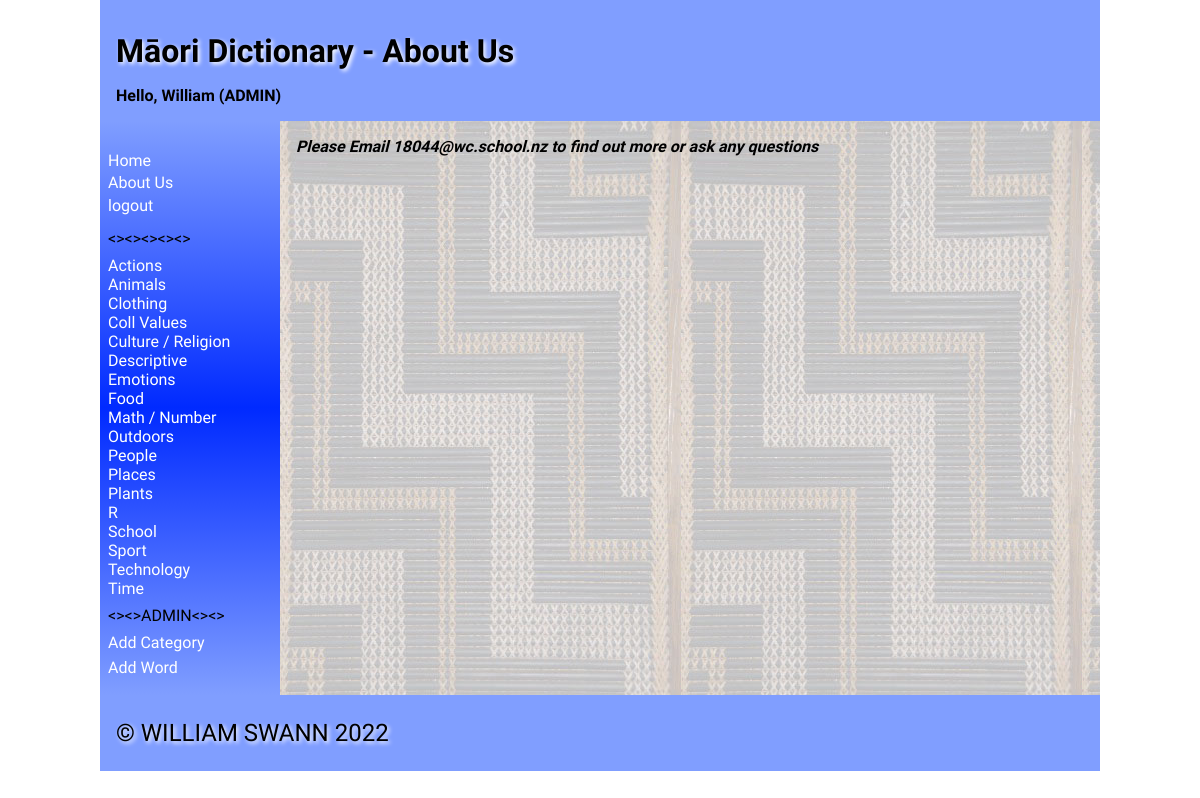
Screenshot of /contact (signed in) with the database file from the repository.
### tables this page shows
CREATE TABLE "catalist"
(
    catali  varchar(30),
    cata_id integer
        constraint catalist_pk
            primary key autoincrement
);

### app.py (the view)
@app.route('/contact')
def render_contact_page():
    cata_list = sidenav1()  # showing categories
    return render_template('contact.html', catagories=cata_list, logged_in=is_logged_in(), teacher=is_teacher())

### app.py (called while the page is built)
def create_connection(db_file):  # connect to the database
    try:
        connection = sqlite3.connect(db_file)
        return connection
    except Error as e:
        print(e)
    return None

def sidenav1():  # this function grabs all of the items from the product table and puts them into a list for the sidenav
    con = create_connection(DB_NAME)
    query = """SELECT cata_id, catali FROM catalist ORDER BY catali"""
    cur = con.cursor()
    cur.execute(query)
    cata_list = cur.fetchall()
    con.commit()
    con.close()
    return cata_list

def is_logged_in():  # checking session for email to determine if a user is logged in
    if session.get("email") is None:
        print("not logged in")
        return False
    else:
        print("logged in")
        return True

def is_teacher():  # checking session for email to determine if the user is a teacher
    if session.get("teacher") == "on":
        print("is Teacher")
        return True
    else:
        print("not Teacher")
        return False

### templates/contact.html (shortened to what this page needs)
{% extends 'base1.html' %}
{% block heading %} - About Us{% endblock %}
{% block main %}
<strong><em>Please Email 18044@wc.school.nz to find out more or ask any questions </em></strong>
{% endblock %}

### templates/base1.html (shortened to what this page needs)
<!doctype html>
<html lang="en">
<head>
	<link href="{{ url_for('static', filename='style.css') }}" rel="stylesheet">
</head>
<body>
	<div id="container">
		<header>
			<h1>Māori Dictionary{% block heading %}{% endblock %}</h1>
			{% if logged_in %}
			<strong>Hello, {{ session.firstname }}</strong>
			{% endif %}
			{% if teacher %}
			<strong>(ADMIN)</strong>
			{% endif %}
		</header>
		<nav>
			<ul>
                <li><a href="\">Home</a></li>
            <a href="/contact">About Us</a><li>
			{% if logged_in %}
			<a href="/logout">logout</a><li>
			{% else %}
            <a href="/login">login</a><li>
			{% endif %}
				<p><><><><><></p>
			{% for catalist in catagories %}
        <div>
            <a href="/catagories/{{ catalist[0] }}">{{ catalist[1] }}</a>
        </div>
    		{% endfor %}
			{% if logged_in and teacher %}
				<p><><>ADMIN<><></p>
			<a href="/addcategory">Add Category</a><li>
			<a href="/addword">Add Word</a><li>
			{%endif%}
			</ul>
		</nav>
		<main>
            {% block main%}{% endblock %}
        </main>
		<footer>
			<p>
				&copy; WILLIAM SWANN 2022
			</p>
		</footer>
	</div>
</body>
</html>

### static/style.css (style rules this page uses)
* { font-family: Comfortaa, sans-serif; margin: 0; padding: 0; box-sizing: border-box; }
#container { display: grid; grid-template-columns: 75px auto; grid-template-areas: 'nav header' 'main main' 'footer footer'; }
header { grid-area: header; background-color: #809eff; padding: 1rem; }
nav { grid-area: nav; }
main { grid-area: main; padding: 1rem; background-color: #edd; }
h1, h2, h3, h4 { padding: 1rem 0; font-family: 'Suez One', serif; color: #000; text-shadow: 2px 2px 4px #fff; }
p { padding: 0.5rem 0; }
a { color: #222; }
footer { grid-area: footer; padding: 1rem; background-color: #809eff; }
footer p { color: #000000; text-shadow: 2px 2px 4px #fff; font-size: 1.5rem; }
@media only screen and (min-width: 768px) { #container { grid-template-columns: 180px auto; grid-template-areas: 'header header' 'nav main' 'footer footer'; } }
@media only screen and (min-width: 768px) { nav { background: linear-gradient(180deg, rgb(128, 158, 255) 0%, rgb(0, 42, 255) 50%, rgb(128, 158, 255) 100%); padding: 0.5rem; } }
@media only screen and (min-width: 768px) { nav ul { list-style: none; } }
@media only screen and (min-width: 768px) { nav li { padding: 0.2rem 0; } }
@media only screen and (min-width: 768px) { nav a { color: #fff; text-decoration: none; } }
@media only screen and (min-width: 768px) { main { background-image: url('poutama.jpg'); background-color: rgba(0, 59, 255, 0.18); } }
@media only screen and (min-width: 1000px) { #container { width: 1000px; margin: auto; } }

### rows the page displays
catalist: catali "Actions"
catalist: catali "Animals"
catalist: catali "Clothing"
catalist: catali "Coll Values"
catalist: catali "Culture / Religion"
catalist: catali "Descriptive"
catalist: catali "Emotions"
catalist: catali "Food"
catalist: catali "Math / Number"
catalist: catali "Outdoors"
catalist: catali "People"
catalist: catali "Places"
catalist: catali "Plants"
catalist: catali "R"
catalist: catali "School"
catalist: catali "Sport"
catalist: catali "Technology"
catalist: catali "Time"

### other values shown
{{ session.firstname }} "William"
